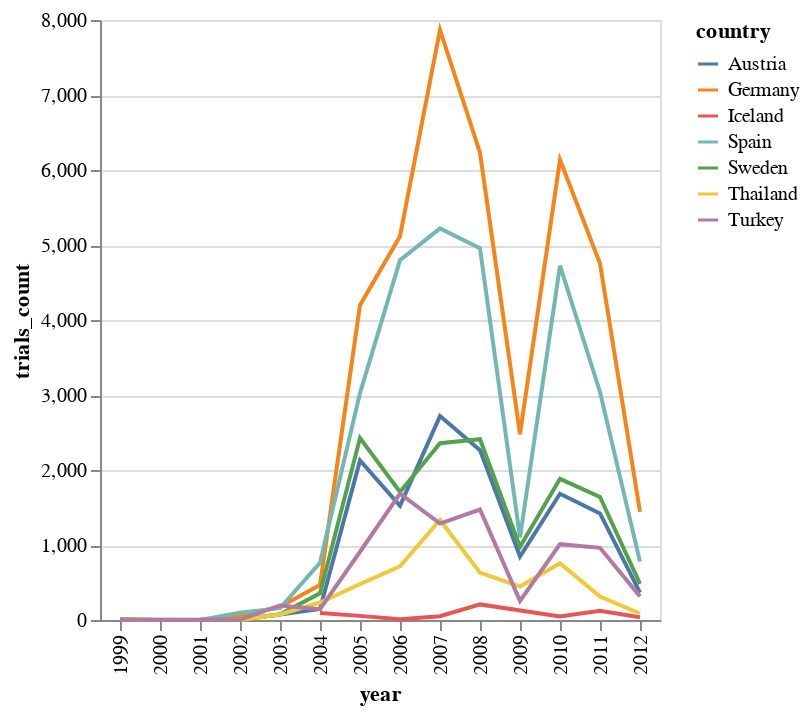

Notebook code for this chart:
### Code cell
chart4 = alt.Chart(df2).mark_line().encode(
    x=alt.X("year:O"),
    y=alt.Y("trials_count"),
    color="country"
)
chart4

### Figure 1 — Vega-Lite specification as saved in the notebook (floating-point values rounded to 4 significant figures)
{"config": {"view": {"continuousWidth": 400, "continuousHeight": 300}}, "data": {"name": "data-8f616ff2043c3b5929cd0beaa5b8606c"}, "mark": "line", "encoding": {"color": {"field": "country", "type": "nominal"}, "x": {"field": "year", "type": "ordinal"}, "y": {"field": "trials_count", "type": "quantitative"}}, "$schema": "https://vega.github.io/schema/vega-lite/v4.17.0.json", "datasets": {"data-8f616ff2043c3b5929cd0beaa5b8606c": [{"country": "Austria", "country-code": 40.0, "year": 1999.0, "trials_count": 4}, {"country": "Austria", "country-code": 40.0, "year": 2000.0, "trials_count": 1}, {"country": "Austria", "country-code": 40.0, "year": 2001.0, "trials_count": 1}, {"country": "Austria", "country-code": 40.0, "year": 2002.0, "trials_count": 5}, {"country": "Austria", "country-code": 40.0, "year": 2003.0, "trials_count": 73}, {"country": "Austria", "country-code": 40.0, "year": 2004.0, "trials_count": 147}, {"country": "Austria", "country-code": 40.0, "year": 2005.0, "trials_count": 2127}, {"country": "Austria", "country-code": 40.0, "year": 2006.0, "trials_count": 1522}, {"country": "Austria", "country-code": 40.0, "year": 2007.0, "trials_count": 2719}, {"country": "Austria", "country-code": 40.0, "year": 2008.0, "trials_count": 2265}, {"country": "Austria", "country-code": 40.0, "year": 2009.0, "trials_count": 846}, {"country": "Austria", "country-code": 40.0, "year": 2010.0, "trials_count": 1683}, {"country": "Austria", "country-code": 40.0, "year": 2011.0, "trials_count": 1421}, {"country": "Austria", "country-code": 40.0, "year": 2012.0, "trials_count": 366}, {"country": "Germany", "country-code": 276.0, "year": 1999.0, "trials_count": 10}, {"country": "Germany", "country-code": 276.0, "year": 2000.0, "trials_count": 1}, {"country": "Germany", "country-code": 276.0, "year": 2001.0, "trials_count": 4}, {"country": "Germany", "country-code": 276.0, "year": 2002.0, "trials_count": 58}, {"country": "Germany", "country-code": 276.0, "year": 2003.0, "trials_count": 176}, {"country": "Germany", "country-code": 276.0, "year": 2004.0, "trials_count": 466}, {"country": "Germany", "country-code": 276.0, "year": 2005.0, "trials_count": 4197}, {"country": "Germany", "country-code": 276.0, "year": 2006.0, "trials_count": 5117}, {"country": "Germany", "country-code": 276.0, "year": 2007.0, "trials_count": 7867}, {"country": "Germany", "country-code": 276.0, "year": 2008.0, "trials_count": 6232}, {"country": "Germany", "country-code": 276.0, "year": 2009.0, "trials_count": 2478}, {"country": "Germany", "country-code": 276.0, "year": 2010.0, "trials_count": 6135}, {"country": "Germany", "country-code": 276.0, "year": 2011.0, "trials_count": 4754}, {"country": "Germany", "country-code": 276.0, "year": 2012.0, "trials_count": 1442}, {"country": "Iceland", "country-code": 352.0, "year": 2004.0, "trials_count": 93}, {"country": "Iceland", "country-code": 352.0, "year": 2005.0, "trials_count": 55}, {"country": "Iceland", "country-code": 352.0, "year": 2006.0, "trials_count": 10}, {"country": "Iceland", "country-code": 352.0, "year": 2007.0, "trials_count": 50}, {"country": "Iceland", "country-code": 352.0, "year": 2008.0, "trials_count": 208}, {"country": "Iceland", "country-code": 352.0, "year": 2010.0, "trials_count": 48}, {"country": "Iceland", "country-code": 352.0, "year": 2011.0, "trials_count": 124}, {"country": "Iceland", "country-code": 352.0, "year": 2012.0, "trials_count": 37}, {"country": "Spain", "country-code": 724.0, "year": 1999.0, "trials_count": 5}, {"country": "Spain", "country-code": 724.0, "year": 2001.0, "trials_count": 1}, {"country": "Spain", "country-code": 724.0, "year": 2002.0, "trials_count": 96}, {"country": "Spain", "country-code": 724.0, "year": 2003.0, "trials_count": 157}, {"country": "Spain", "country-code": 724.0, "year": 2004.0, "trials_count": 764}, {"country": "Spain", "country-code": 724.0, "year": 2005.0, "trials_count": 3025}, {"country": "Spain", "country-code": 724.0, "year": 2006.0, "trials_count": 4798}, {"country": "Spain", "country-code": 724.0, "year": 2007.0, "trials_count": 5221}, {"country": "Spain", "country-code": 724.0, "year": 2008.0, "trials_count": 4956}, {"country": "Spain", "country-code": 724.0, "year": 2009.0, "trials_count": 1099}, {"country": "Spain", "country-code": 724.0, "year": 2010.0, "trials_count": 4724}, {"country": "Spain", "country-code": 724.0, "year": 2011.0, "trials_count": 3040}, {"country": "Spain", "country-code": 724.0, "year": 2012.0, "trials_count": 778}, {"country": "Sweden", "country-code": 752.0, "year": 1999.0, "trials_count": 3}, {"country": "Sweden", "country-code": 752.0, "year": 2002.0, "trials_count": 2}, {"country": "Sweden", "country-code": 752.0, "year": 2003.0, "trials_count": 77}, {"country": "Sweden", "country-code": 752.0, "year": 2004.0, "trials_count": 356}, {"country": "Sweden", "country-code": 752.0, "year": 2005.0, "trials_count": 2425}, {"country": "Sweden", "country-code": 752.0, "year": 2006.0, "trials_count": 1706}, {"country": "Sweden", "country-code": 752.0, "year": 2007.0, "trials_count": 2358}, {"country": "Sweden", "country-code": 752.0, "year": 2008.0, "trials_count": 2410}, {"country": "Sweden", "country-code": 752.0, "year": 2009.0, "trials_count": 975}, {"country": "Sweden", "country-code": 752.0, "year": 2010.0, "trials_count": 1882}, {"country": "Sweden", "country-code": 752.0, "year": 2011.0, "trials_count": 1640}, {"country": "Sweden", "country-code": 752.0, "year": 2012.0, "trials_count": 482}, {"country": "Thailand", "country-code": 764.0, "year": 2002.0, "trials_count": 1}, {"country": "Thailand", "country-code": 764.0, "year": 2003.0, "trials_count": 74}, {"country": "Thailand", "country-code": 764.0, "year": 2004.0, "trials_count": 233}, {"country": "Thailand", "country-code": 764.0, "year": 2005.0, "trials_count": 478}, {"country": "Thailand", "country-code": 764.0, "year": 2006.0, "trials_count": 716}, {"country": "Thailand", "country-code": 764.0, "year": 2007.0, "trials_count": 1333}, {"country": "Thailand", "country-code": 764.0, "year": 2008.0, "trials_count": 631}, {"country": "Thailand", "country-code": 764.0, "year": 2009.0, "trials_count": 447}, {"country": "Thailand", "country-code": 764.0, "year": 2010.0, "trials_count": 758}, {"country": "Thailand", "country-code": 764.0, "year": 2011.0, "trials_count": 313}, {"country": "Thailand", "country-code": 764.0, "year": 2012.0, "trials_count": 87}, {"country": "Turkey", "country-code": 792.0, "year": 1999.0, "trials_count": 1}, {"country": "Turkey", "country-code": 792.0, "year": 2001.0, "trials_count": 1}, {"country": "Turkey", "country-code": 792.0, "year": 2002.0, "trials_count": 2}, {"country": "Turkey", "country-code": 792.0, "year": 2003.0, "trials_count": 194}, {"country": "Turkey", "country-code": 792.0, "year": 2004.0, "trials_count": 145}, {"country": "Turkey", "country-code": 792.0, "year": 2005.0, "trials_count": 910}, {"country": "Turkey", "country-code": 792.0, "year": 2006.0, "trials_count": 1684}, {"country": "Turkey", "country-code": 792.0, "year": 2007.0, "trials_count": 1286}, {"country": "Turkey", "country-code": 792.0, "year": 2008.0, "trials_count": 1473}, {"country": "Turkey", "country-code": 792.0, "year": 2009.0, "trials_count": 255}, {"country": "Turkey", "country-code": 792.0, "year": 2010.0, "trials_count": 1011}, {"country": "Turkey", "country-code": 792.0, "year": 2011.0, "trials_count": 962}, {"country": "Turkey", "country-code": 792.0, "year": 2012.0, "trials_count": 315}]}}
